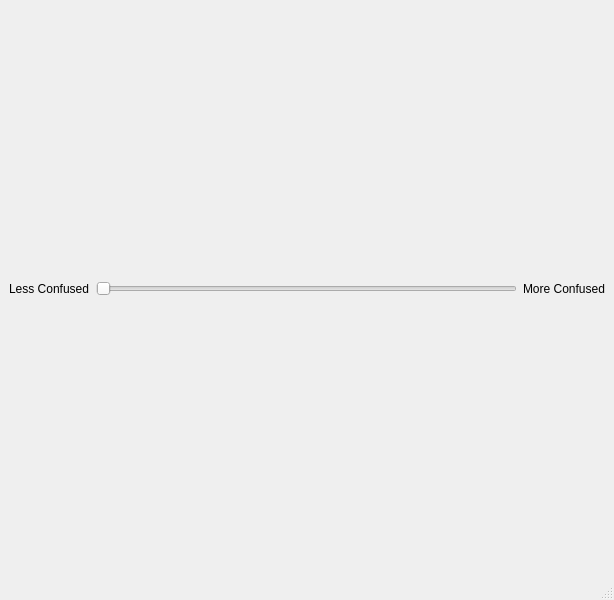
<?xml version="1.0" encoding="UTF-8"?>
<ui version="4.0">
 <class>MainWindow</class>
 <widget class="QMainWindow" name="MainWindow">
  <property name="geometry">
   <rect>
    <x>0</x>
    <y>0</y>
    <width>614</width>
    <height>600</height>
   </rect>
  </property>
  <property name="windowTitle">
   <string>Face Animation</string>
  </property>
  <widget class="QWidget" name="centralwidget">
   <layout class="QGridLayout" name="gridLayout">
    <item row="0" column="0">
     <widget class="QLabel" name="label">
      <property name="text">
       <string>Less Confused</string>
      </property>
     </widget>
    </item>
    <item row="0" column="1">
     <widget class="QSlider" name="pictureSlider">
      <property name="orientation">
       <enum>Qt::Horizontal</enum>
      </property>
     </widget>
    </item>
    <item row="0" column="2">
     <widget class="QLabel" name="label_2">
      <property name="text">
       <string>More Confused</string>
      </property>
     </widget>
    </item>
   </layout>
  </widget>
  <widget class="QMenuBar" name="menubar">
   <property name="geometry">
    <rect>
     <x>0</x>
     <y>0</y>
     <width>614</width>
     <height>25</height>
    </rect>
   </property>
  </widget>
  <widget class="QStatusBar" name="statusbar"/>
 </widget>
 <resources/>
 <connections/>
</ui>
